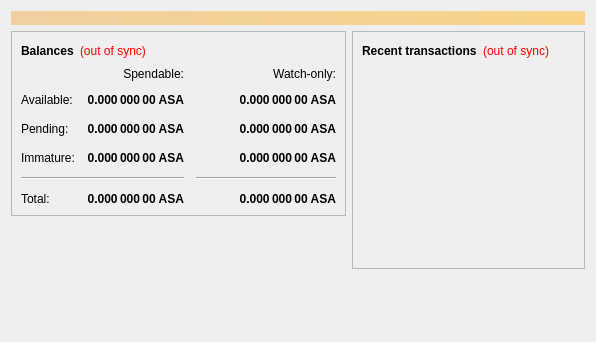
<?xml version="1.0" encoding="UTF-8"?>
<ui version="4.0">
 <class>OverviewPage</class>
 <widget class="QWidget" name="OverviewPage">
  <property name="geometry">
   <rect>
    <x>0</x>
    <y>0</y>
    <width>596</width>
    <height>342</height>
   </rect>
  </property>
  <property name="windowTitle">
   <string>Form</string>
  </property>
  <layout class="QVBoxLayout" name="topLayout">
   <item>
    <widget class="QLabel" name="labelAlerts">
     <property name="visible">
      <bool>false</bool>
     </property>
     <property name="styleSheet">
      <string notr="true">background-color: qlineargradient(x1: 0, y1: 0, x2: 1, y2: 0, stop:0 #F0D0A0, stop:1 #F8D488); color:#000000;</string>
     </property>
     <property name="wordWrap">
      <bool>true</bool>
     </property>
     <property name="margin">
      <number>3</number>
     </property>
    </widget>
   </item>
   <item>
    <layout class="QHBoxLayout" name="horizontalLayout" stretch="1,1">
     <item>
      <layout class="QVBoxLayout" name="verticalLayout_2">
       <item>
        <widget class="QFrame" name="frame">
         <property name="frameShape">
          <enum>QFrame::StyledPanel</enum>
         </property>
         <property name="frameShadow">
          <enum>QFrame::Raised</enum>
         </property>
         <layout class="QVBoxLayout" name="verticalLayout_4">
          <item>
           <layout class="QHBoxLayout" name="horizontalLayout_4">
            <item>
             <widget class="QLabel" name="label_5">
              <property name="font">
               <font>
                <weight>75</weight>
                <bold>true</bold>
               </font>
              </property>
              <property name="text">
               <string>Balances</string>
              </property>
             </widget>
            </item>
            <item>
             <widget class="QLabel" name="labelWalletStatus">
              <property name="cursor">
               <cursorShape>WhatsThisCursor</cursorShape>
              </property>
              <property name="toolTip">
               <string>The displayed information may be out of date. Your wallet automatically synchronizes with the Asacoin network after a connection is established, but this process has not completed yet.</string>
              </property>
              <property name="styleSheet">
               <string notr="true">QLabel { color: red; }</string>
              </property>
              <property name="text">
               <string notr="true">(out of sync)</string>
              </property>
              <property name="alignment">
               <set>Qt::AlignLeading|Qt::AlignLeft|Qt::AlignVCenter</set>
              </property>
             </widget>
            </item>
            <item>
             <spacer name="horizontalSpacer_3">
              <property name="orientation">
               <enum>Qt::Horizontal</enum>
              </property>
              <property name="sizeHint" stdset="0">
               <size>
                <width>40</width>
                <height>20</height>
               </size>
              </property>
             </spacer>
            </item>
           </layout>
          </item>
          <item>
           <layout class="QGridLayout" name="gridLayout">
            <property name="spacing">
             <number>12</number>
            </property>
            <item row="2" column="2">
             <widget class="QLabel" name="labelWatchPending">
              <property name="font">
               <font>
                <weight>75</weight>
                <bold>true</bold>
               </font>
              </property>
              <property name="cursor">
               <cursorShape>IBeamCursor</cursorShape>
              </property>
              <property name="toolTip">
               <string>Unconfirmed transactions to watch-only addresses</string>
              </property>
              <property name="text">
               <string notr="true">0.000 000 00 ASA</string>
              </property>
              <property name="alignment">
               <set>Qt::AlignRight|Qt::AlignTrailing|Qt::AlignVCenter</set>
              </property>
              <property name="textInteractionFlags">
               <set>Qt::LinksAccessibleByMouse|Qt::TextSelectableByKeyboard|Qt::TextSelectableByMouse</set>
              </property>
             </widget>
            </item>
            <item row="2" column="1">
             <widget class="QLabel" name="labelUnconfirmed">
              <property name="font">
               <font>
                <weight>75</weight>
                <bold>true</bold>
               </font>
              </property>
              <property name="cursor">
               <cursorShape>IBeamCursor</cursorShape>
              </property>
              <property name="toolTip">
               <string>Total of transactions that have yet to be confirmed, and do not yet count toward the spendable balance</string>
              </property>
              <property name="text">
               <string notr="true">0.000 000 00 ASA</string>
              </property>
              <property name="alignment">
               <set>Qt::AlignRight|Qt::AlignTrailing|Qt::AlignVCenter</set>
              </property>
              <property name="textInteractionFlags">
               <set>Qt::LinksAccessibleByMouse|Qt::TextSelectableByKeyboard|Qt::TextSelectableByMouse</set>
              </property>
             </widget>
            </item>
            <item row="3" column="2">
             <widget class="QLabel" name="labelWatchImmature">
              <property name="font">
               <font>
                <weight>75</weight>
                <bold>true</bold>
               </font>
              </property>
              <property name="cursor">
               <cursorShape>IBeamCursor</cursorShape>
              </property>
              <property name="toolTip">
               <string>Mined balance in watch-only addresses that has not yet matured</string>
              </property>
              <property name="text">
               <string notr="true">0.000 000 00 ASA</string>
              </property>
              <property name="alignment">
               <set>Qt::AlignRight|Qt::AlignTrailing|Qt::AlignVCenter</set>
              </property>
              <property name="textInteractionFlags">
               <set>Qt::LinksAccessibleByMouse|Qt::TextSelectableByKeyboard|Qt::TextSelectableByMouse</set>
              </property>
             </widget>
            </item>
            <item row="4" column="0" colspan="2">
             <widget class="Line" name="line">
              <property name="orientation">
               <enum>Qt::Horizontal</enum>
              </property>
             </widget>
            </item>
            <item row="4" column="2">
             <widget class="Line" name="lineWatchBalance">
              <property name="sizePolicy">
               <sizepolicy hsizetype="Preferred" vsizetype="Fixed">
                <horstretch>0</horstretch>
                <verstretch>0</verstretch>
               </sizepolicy>
              </property>
              <property name="minimumSize">
               <size>
                <width>140</width>
                <height>0</height>
               </size>
              </property>
              <property name="orientation">
               <enum>Qt::Horizontal</enum>
              </property>
             </widget>
            </item>
            <item row="5" column="0">
             <widget class="QLabel" name="labelTotalText">
              <property name="text">
               <string>Total:</string>
              </property>
             </widget>
            </item>
            <item row="3" column="1">
             <widget class="QLabel" name="labelImmature">
              <property name="font">
               <font>
                <weight>75</weight>
                <bold>true</bold>
               </font>
              </property>
              <property name="cursor">
               <cursorShape>IBeamCursor</cursorShape>
              </property>
              <property name="toolTip">
               <string>Mined balance that has not yet matured</string>
              </property>
              <property name="text">
               <string notr="true">0.000 000 00 ASA</string>
              </property>
              <property name="alignment">
               <set>Qt::AlignRight|Qt::AlignTrailing|Qt::AlignVCenter</set>
              </property>
              <property name="textInteractionFlags">
               <set>Qt::LinksAccessibleByMouse|Qt::TextSelectableByKeyboard|Qt::TextSelectableByMouse</set>
              </property>
             </widget>
            </item>
            <item row="2" column="3">
             <spacer name="horizontalSpacer_2">
              <property name="orientation">
               <enum>Qt::Horizontal</enum>
              </property>
              <property name="sizeHint" stdset="0">
               <size>
                <width>40</width>
                <height>20</height>
               </size>
              </property>
             </spacer>
            </item>
            <item row="3" column="0">
             <widget class="QLabel" name="labelImmatureText">
              <property name="text">
               <string>Immature:</string>
              </property>
             </widget>
            </item>
            <item row="5" column="1">
             <widget class="QLabel" name="labelTotal">
              <property name="font">
               <font>
                <weight>75</weight>
                <bold>true</bold>
               </font>
              </property>
              <property name="cursor">
               <cursorShape>IBeamCursor</cursorShape>
              </property>
              <property name="toolTip">
               <string>Your current total balance</string>
              </property>
              <property name="text">
               <string notr="true">0.000 000 00 ASA</string>
              </property>
              <property name="alignment">
               <set>Qt::AlignRight|Qt::AlignTrailing|Qt::AlignVCenter</set>
              </property>
              <property name="textInteractionFlags">
               <set>Qt::LinksAccessibleByMouse|Qt::TextSelectableByKeyboard|Qt::TextSelectableByMouse</set>
              </property>
             </widget>
            </item>
            <item row="5" column="2">
             <widget class="QLabel" name="labelWatchTotal">
              <property name="font">
               <font>
                <weight>75</weight>
                <bold>true</bold>
               </font>
              </property>
              <property name="cursor">
               <cursorShape>IBeamCursor</cursorShape>
              </property>
              <property name="toolTip">
               <string>Current total balance in watch-only addresses</string>
              </property>
              <property name="text">
               <string notr="true">0.000 000 00 ASA</string>
              </property>
              <property name="alignment">
               <set>Qt::AlignRight|Qt::AlignTrailing|Qt::AlignVCenter</set>
              </property>
              <property name="textInteractionFlags">
               <set>Qt::LinksAccessibleByMouse|Qt::TextSelectableByKeyboard|Qt::TextSelectableByMouse</set>
              </property>
             </widget>
            </item>
            <item row="0" column="2">
             <widget class="QLabel" name="labelWatchonly">
              <property name="text">
               <string>Watch-only:</string>
              </property>
              <property name="alignment">
               <set>Qt::AlignRight|Qt::AlignTrailing|Qt::AlignVCenter</set>
              </property>
             </widget>
            </item>
            <item row="1" column="0">
             <widget class="QLabel" name="labelBalanceText">
              <property name="text">
               <string>Available:</string>
              </property>
             </widget>
            </item>
            <item row="1" column="1">
             <widget class="QLabel" name="labelBalance">
              <property name="font">
               <font>
                <weight>75</weight>
                <bold>true</bold>
               </font>
              </property>
              <property name="cursor">
               <cursorShape>IBeamCursor</cursorShape>
              </property>
              <property name="toolTip">
               <string>Your current spendable balance</string>
              </property>
              <property name="text">
               <string notr="true">0.000 000 00 ASA</string>
              </property>
              <property name="alignment">
               <set>Qt::AlignRight|Qt::AlignTrailing|Qt::AlignVCenter</set>
              </property>
              <property name="textInteractionFlags">
               <set>Qt::LinksAccessibleByMouse|Qt::TextSelectableByKeyboard|Qt::TextSelectableByMouse</set>
              </property>
             </widget>
            </item>
            <item row="1" column="2">
             <widget class="QLabel" name="labelWatchAvailable">
              <property name="font">
               <font>
                <weight>75</weight>
                <bold>true</bold>
               </font>
              </property>
              <property name="cursor">
               <cursorShape>IBeamCursor</cursorShape>
              </property>
              <property name="toolTip">
               <string>Your current balance in watch-only addresses</string>
              </property>
              <property name="text">
               <string notr="true">0.000 000 00 ASA</string>
              </property>
              <property name="alignment">
               <set>Qt::AlignRight|Qt::AlignTrailing|Qt::AlignVCenter</set>
              </property>
              <property name="textInteractionFlags">
               <set>Qt::LinksAccessibleByMouse|Qt::TextSelectableByKeyboard|Qt::TextSelectableByMouse</set>
              </property>
             </widget>
            </item>
            <item row="2" column="0">
             <widget class="QLabel" name="labelPendingText">
              <property name="text">
               <string>Pending:</string>
              </property>
             </widget>
            </item>
            <item row="0" column="1">
             <widget class="QLabel" name="labelSpendable">
              <property name="text">
               <string>Spendable:</string>
              </property>
              <property name="alignment">
               <set>Qt::AlignRight|Qt::AlignTrailing|Qt::AlignVCenter</set>
              </property>
             </widget>
            </item>
           </layout>
          </item>
         </layout>
        </widget>
       </item>
       <item>
        <spacer name="verticalSpacer">
         <property name="orientation">
          <enum>Qt::Vertical</enum>
         </property>
         <property name="sizeHint" stdset="0">
          <size>
           <width>20</width>
           <height>40</height>
          </size>
         </property>
        </spacer>
       </item>
      </layout>
     </item>
     <item>
      <layout class="QVBoxLayout" name="verticalLayout_3">
       <item>
        <widget class="QFrame" name="frame_2">
         <property name="frameShape">
          <enum>QFrame::StyledPanel</enum>
         </property>
         <property name="frameShadow">
          <enum>QFrame::Raised</enum>
         </property>
         <layout class="QVBoxLayout" name="verticalLayout">
          <item>
           <layout class="QHBoxLayout" name="horizontalLayout_2">
            <item>
             <widget class="QLabel" name="label_4">
              <property name="font">
               <font>
                <weight>75</weight>
                <bold>true</bold>
               </font>
              </property>
              <property name="text">
               <string>Recent transactions</string>
              </property>
             </widget>
            </item>
            <item>
             <widget class="QLabel" name="labelTransactionsStatus">
              <property name="cursor">
               <cursorShape>WhatsThisCursor</cursorShape>
              </property>
              <property name="toolTip">
               <string>The displayed information may be out of date. Your wallet automatically synchronizes with the Asacoin network after a connection is established, but this process has not completed yet.</string>
              </property>
              <property name="styleSheet">
               <string notr="true">QLabel { color: red; }</string>
              </property>
              <property name="text">
               <string notr="true">(out of sync)</string>
              </property>
              <property name="alignment">
               <set>Qt::AlignRight|Qt::AlignTrailing|Qt::AlignVCenter</set>
              </property>
             </widget>
            </item>
            <item>
             <spacer name="horizontalSpacer">
              <property name="orientation">
               <enum>Qt::Horizontal</enum>
              </property>
              <property name="sizeHint" stdset="0">
               <size>
                <width>40</width>
                <height>20</height>
               </size>
              </property>
             </spacer>
            </item>
           </layout>
          </item>
          <item>
           <widget class="QListView" name="listTransactions">
            <property name="styleSheet">
             <string notr="true">QListView { background: transparent; }</string>
            </property>
            <property name="frameShape">
             <enum>QFrame::NoFrame</enum>
            </property>
            <property name="verticalScrollBarPolicy">
             <enum>Qt::ScrollBarAlwaysOff</enum>
            </property>
            <property name="horizontalScrollBarPolicy">
             <enum>Qt::ScrollBarAlwaysOff</enum>
            </property>
            <property name="selectionMode">
             <enum>QAbstractItemView::NoSelection</enum>
            </property>
           </widget>
          </item>
         </layout>
        </widget>
       </item>
       <item>
        <spacer name="verticalSpacer_2">
         <property name="orientation">
          <enum>Qt::Vertical</enum>
         </property>
         <property name="sizeHint" stdset="0">
          <size>
           <width>20</width>
           <height>40</height>
          </size>
         </property>
        </spacer>
       </item>
      </layout>
     </item>
    </layout>
   </item>
  </layout>
 </widget>
 <resources/>
 <connections/>
</ui>
